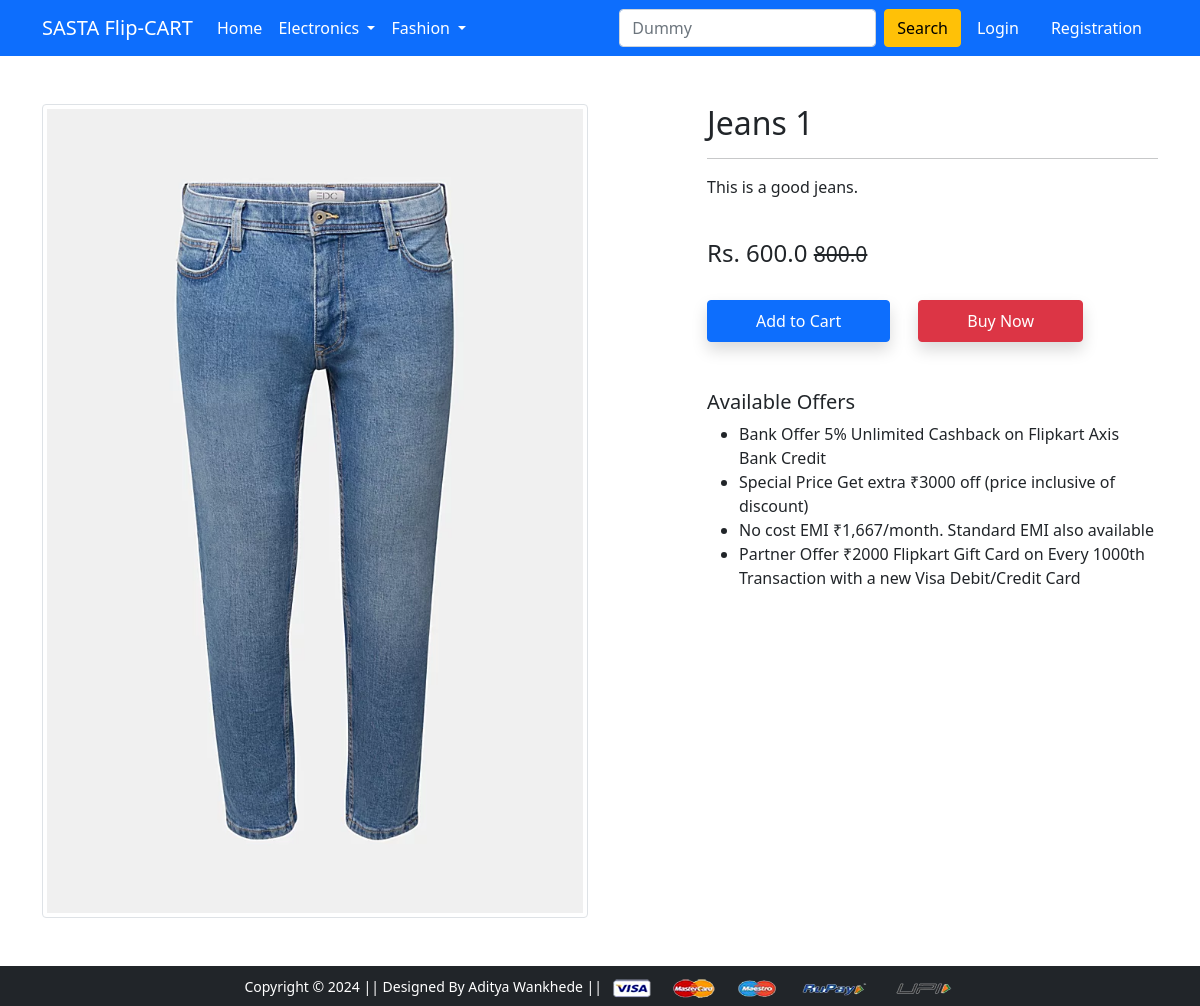
Screenshot of /product-detail/2 with the database file from the repository.
### app/models.py (models this page shows, shortened)
class Product(models.Model):
 title = models.CharField(max_length=100)
 selling_price = models.FloatField()
 discounted_price = models.FloatField()
 description = models.TextField()
 brand = models.CharField(max_length=100)
 category = models.CharField( choices=CATEGORY_CHOICES, max_length=2)
 product_image = models.ImageField(upload_to='productimg')

### app/views.py (the view)
# urls.py: path('product-detail/<int:pk>', views.ProductDetailView.as_view(), name='product-detail'),
class ProductDetailView(View):
	def get(self, request, pk):
		totalitem = 0
		product = Product.objects.get(pk=pk)
		print(product.id)
		item_already_in_cart=False
		if request.user.is_authenticated:
			totalitem = len(Cart.objects.filter(user=request.user))
			item_already_in_cart = Cart.objects.filter(Q(product=product.id) & Q(user=request.user)).exists()
		return render(request, 'app/productdetail.html', {'product':product, 'item_already_in_cart':item_already_in_cart, 'totalitem':totalitem})

### app/templates/app/productdetail.html (shortened to what this page needs)
{% extends 'app/base.html' %}
{% load static %}
{% block main-content %}
<div class="container my-5">
 <div class="row">
  <div class="col-sm-6 text-center align-self-center">
   <img src="{{product.product_image.url}}" alt="" class="img-fluid img-thumbnail">
  </div>
  <div class="col-sm-5 offset-sm-1">
   <h2>{{product.title}}</h2>
   <hr>
   <p>{{product.description}}</p> <br>
   <h4>Rs. {{product.discounted_price}} <small class="fw-light text-decoration-line-through">{{product.selling_price}}</small></h4> <br>
   {% if not request.user.is_authenticated %}
     <form action="/add-to-cart" class="d-inline">
      <button type="submit" class="btn btn-primary shadow px-5 py-2">Add to Cart</button>
     </form>
   {% endif %}
   <a href="{% url 'checkout' %}" class="btn btn-danger shadow px-5 py-2 ms-4">Buy Now</a>
   <h5 class="mt-5">Available Offers</h5>
   <ul>
    <li>Bank Offer 5% Unlimited Cashback on Flipkart Axis Bank Credit</li>
    <li>Special Price Get extra ₹3000 off (price inclusive of discount)</li>
    <li>No cost EMI ₹1,667/month. Standard EMI also available</li>
    <li>Partner Offer ₹2000 Flipkart Gift Card on Every 1000th Transaction with a new Visa Debit/Credit Card</li>
   </ul>
  </div>
 </div>
</div>
{% endblock main-content %}

### rows the page displays
Product: product_image (picture), title "Jeans 1", description "This is a good jeans.", discounted_price "600.0", selling_price "800.0"
